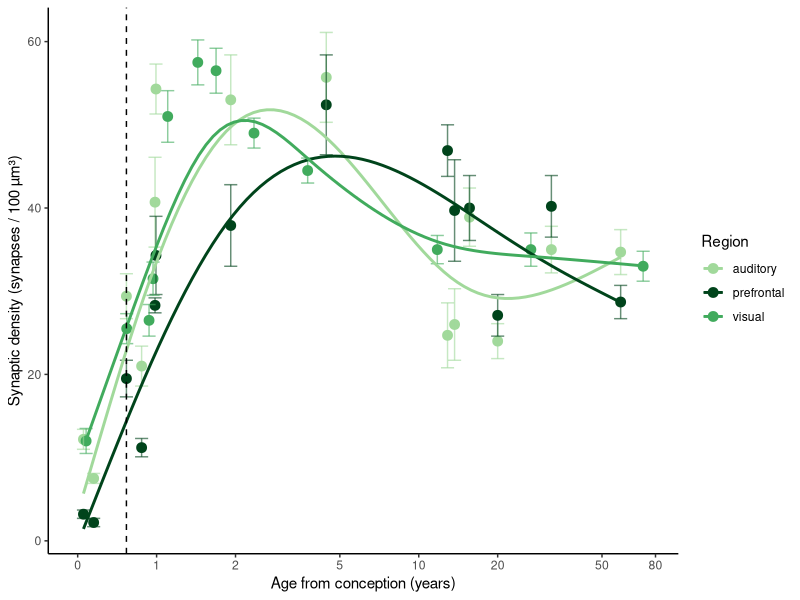

Generate this figure with R:
# existing data
huttenlocher1997 <- data.frame(
  case = rep(1:14, each = 2),
  region = rep(c("auditory", "prefrontal"), times = 14),
  CA_days = rep(c(192, 210, 280, 320, 360, 363, 700,
                  1620, 4700, 5000, 5700, 7300, 11700, 21500),
                each = 2),
  age_label = rep(c("fetus", "fetus", "NB", "1/12",
                    "3/12", "3/12", "12/12", "3.5",
                    "12", "13", "15", "19", "32", "59"),
                  each = 2),
  synapses_100um3 = c(
    12.2,  3.2,
     7.5,  2.2,
    29.4, 19.5,
    21.0, 11.2,
    40.7, 28.3,
    54.3, 34.3,
    53.0, 37.9,
    55.7, 52.4,
    24.7, 46.9,
    26.0, 39.7,
    38.9, 40.0,
    24.0, 27.1,
    35.0, 40.2,
    34.7, 28.7
  ),
  synapses_se = c(
    1.2, 0.5,
    0.6, 0.5,
    2.7, 2.2,
    2.4, 1.1,
    5.4, 0.9,
    3.0, 4.7,
    5.4, 4.9,
    5.4, 6.0,
    3.9, 3.1,
    4.3, 6.1,
    3.5, 3.9,
    2.1, 2.5,
    2.8, 3.7,
    2.7, 2.0
  )
)

# add conceptual age in years
huttenlocher1997$age_years <- huttenlocher1997$CA_days / 365
huttenlocher1997$layer     <- "all_layers"
huttenlocher1997$study     <- "Huttenlocher1997"


# helper: conceptual age in years assuming 40w term
gest_weeks_to_years <- function(gest_weeks) gest_weeks / 52
postnatal_months_to_years <- function(months) months / 12

visual1982 <- data.frame(
  region = "visual",
  layer  = "all_layers",                # note: Fig 2 is all layers, not layer I only
  study  = "Huttenlocher1982",
  age_label = c("28w", "birth", "2m", "2.4m", "4m", "8m", "11m",
                "19m", "3y", "11y", "26y", "71y"),
  # conceptual age in years
  age_years = c(
    gest_weeks_to_years(28),                               # 28w gestation
    gest_weeks_to_years(40),                               # birth ~40w
    gest_weeks_to_years(40) + postnatal_months_to_years(2),
    gest_weeks_to_years(40) + postnatal_months_to_years(2.4),
    gest_weeks_to_years(40) + postnatal_months_to_years(4),
    gest_weeks_to_years(40) + postnatal_months_to_years(8),
    gest_weeks_to_years(40) + postnatal_months_to_years(11),
    gest_weeks_to_years(40) + postnatal_months_to_years(19),
    gest_weeks_to_years(40) + 3,
    gest_weeks_to_years(40) + 11,
    gest_weeks_to_years(40) + 26,
    gest_weeks_to_years(40) + 71
  ),
  # Fig 2 units ≈ 10^8 synapses/mm^3 -> multiply by 10 for synapses/100 µm^3
  synapses_100um3 = c(
    1.2, 2.55, 2.65, 3.15, 5.1, 5.75,
    5.65, 4.9, 4.45, 3.5, 3.5, 3.3
  ) * 10,
  synapses_se = c(
    0.15, 0.18, 0.19, 0.2, 0.31, 0.27,
    0.27, 0.18, 0.15, 0.17, 0.2, 0.18
  ) * 10
)

# derive CA_days to keep your older code working (if you still use CA_days-based plots)
visual1982$CA_days <- round(visual1982$age_years * 365)

# merge everything
syn_data <- rbind(
  huttenlocher1997[, c("region", "layer", "study",
                       "age_label", "age_years",
                       "CA_days", "synapses_100um3", "synapses_se")],
  visual1982
)



library(ggplot2)
library(scales)

region_greens <- c(
  auditory   = "#a1d99b",
  visual     = "#41ab5d",
  prefrontal = "#00441b"
)

p_synapse <- ggplot(syn_data,
       aes(x = age_years, y = synapses_100um3,
           colour = region)) +
  geom_point(size = 3) +
  geom_errorbar(aes(ymin = synapses_100um3 - synapses_se,
                    ymax = synapses_100um3 + synapses_se),
                width = 0.05, alpha = 0.6) +
  geom_smooth(
    aes(weight = 1 / synapses_se^2),
    method  = "gam",
    formula = y ~ s(x, k = 7),
    se      = F
  ) +
  scale_colour_manual(values = region_greens) +
  scale_x_log10(
    breaks = c(0.5, 1, 2, 5, 10, 20, 50, 80),
    labels = label_number(accuracy = 1)
  ) +
  labs(x = "Age from conception (years)",
       y = "Synaptic density (synapses / 100 µm³)",
       colour = "Region") +
  geom_vline(xintercept = 280/365,
             linetype = "dashed",
             colour = "black")+
  theme_classic()

out_dir <- "analysis/comparison_plots/synaptic"
if (!dir.exists(out_dir)) dir.create(out_dir, recursive = TRUE)
ggsave(file.path(out_dir, "huttenlocher_synapse_density.png"),
       plot = p_synapse, width = 6, height = 4, dpi = 300)
